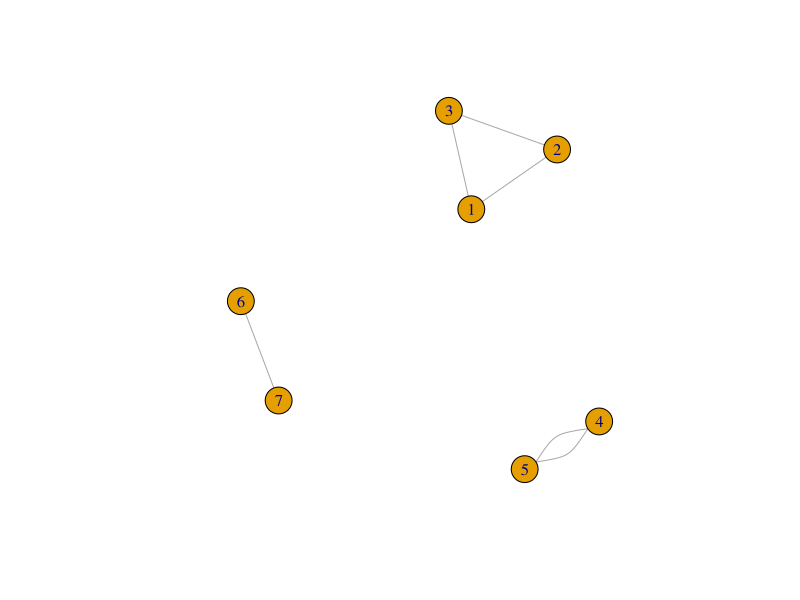
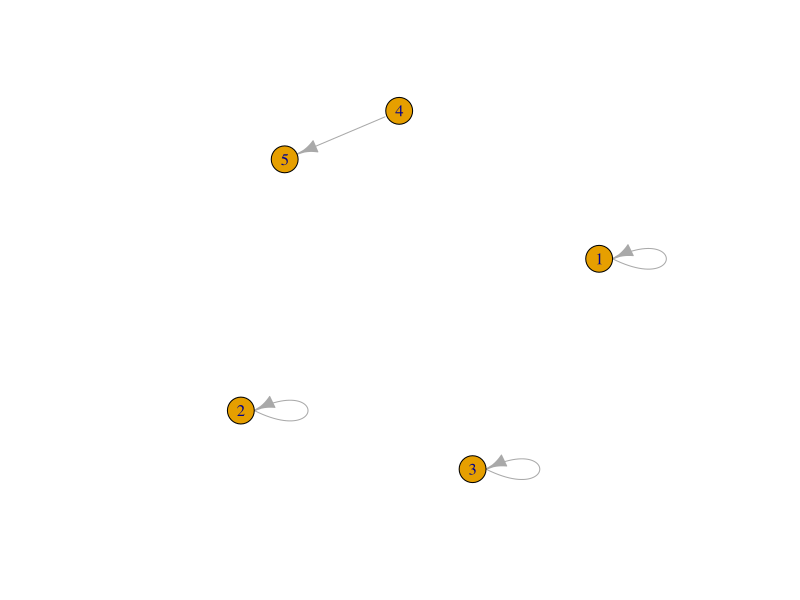

Recreate these plots in R, in order.
#install.packages('igraph')
library(igraph)

g = graph_from_data_frame(data.frame(id1 = c(1:6), id2 = c(2,3,4,1,6,7)))
g = graph_from_data_frame(data.frame(id1 = c(1:6), id2 = c(11:15,1)))
g = graph_from_data_frame(data.frame(id1 = c(1:6), id2 = c(2,3,1,5,4,7))) 
g = graph_from_data_frame(data.frame(id1 = c(1:6), id2 = c(2,3,1,5,4,7)), directed = FALSE)
g
plot(g)
any_loop(g)

g <- graph(c(1, 1, 2, 2, 3, 3, 4, 5))
plot(g)
any_loop(g)

# from https://stackoverflow.com/questions/55091438/r-igraph-find-all-cycles
FindCycles = function(g) {
  Cycles = NULL
  for(v1 in V(g)) {
    if(degree(g, v1, mode="in") == 0) { next }
    GoodNeighbors = neighbors(g, v1, mode="out")
    GoodNeighbors = GoodNeighbors[GoodNeighbors > v1]
    for(v2 in GoodNeighbors) {
      TempCyc = lapply(all_simple_paths(g, v2,v1, mode="out"), function(p) c(v1,p))
      TempCyc = TempCyc[which(sapply(TempCyc, length) > 3)]
      TempCyc = TempCyc[sapply(TempCyc, min) == sapply(TempCyc, `[`, 1)]
      Cycles  = c(Cycles, TempCyc)
    }
  }
  Cycles
}

FindCycles(g)
